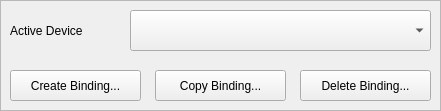
  <widget class="QFrame" name="device_binding_frame">
   <property name="geometry">
    <rect>
     <x>10</x>
     <y>480</y>
     <width>441</width>
     <height>111</height>
    </rect>
   </property>
   <property name="styleSheet">
    <string notr="true">border-color: rgb(0, 0, 255);</string>
   </property>
   <property name="frameShape">
    <enum>QFrame::StyledPanel</enum>
   </property>
   <property name="frameShadow">
    <enum>QFrame::Plain</enum>
   </property>
   <property name="lineWidth">
    <number>3</number>
   </property>
   <property name="midLineWidth">
    <number>0</number>
   </property>
   <widget class="QLabel" name="label_device_name">
    <property name="geometry">
     <rect>
      <x>10</x>
      <y>10</y>
      <width>111</width>
      <height>41</height>
     </rect>
    </property>
    <property name="font">
     <font>
      <family>Tahoma</family>
      <pointsize>9</pointsize>
     </font>
    </property>
    <property name="text">
     <string>Active Device</string>
    </property>
   </widget>
   <widget class="QComboBox" name="editor_devices">
    <property name="geometry">
     <rect>
      <x>130</x>
      <y>10</y>
      <width>301</width>
      <height>41</height>
     </rect>
    </property>
    <property name="sizePolicy">
     <sizepolicy hsizetype="Preferred" vsizetype="Fixed">
      <horstretch>0</horstretch>
      <verstretch>0</verstretch>
     </sizepolicy>
    </property>
    <property name="font">
     <font>
      <family>Tahoma</family>
      <pointsize>9</pointsize>
     </font>
    </property>
   </widget>
   <widget class="QPushButton" name="button_add">
    <property name="geometry">
     <rect>
      <x>10</x>
      <y>70</y>
      <width>131</width>
      <height>31</height>
     </rect>
    </property>
    <property name="font">
     <font>
      <family>Tahoma</family>
      <pointsize>9</pointsize>
     </font>
    </property>
    <property name="cursor">
     <cursorShape>PointingHandCursor</cursorShape>
    </property>
    <property name="text">
     <string>Create Binding...</string>
    </property>
   </widget>
   <widget class="QPushButton" name="button_remove">
    <property name="geometry">
     <rect>
      <x>300</x>
      <y>70</y>
      <width>131</width>
      <height>31</height>
     </rect>
    </property>
    <property name="font">
     <font>
      <family>Tahoma</family>
      <pointsize>9</pointsize>
     </font>
    </property>
    <property name="cursor">
     <cursorShape>PointingHandCursor</cursorShape>
    </property>
    <property name="text">
     <string>Delete Binding...</string>
    </property>
   </widget>
   <widget class="QPushButton" name="button_duplicate">
    <property name="geometry">
     <rect>
      <x>155</x>
      <y>70</y>
      <width>131</width>
      <height>31</height>
     </rect>
    </property>
    <property name="font">
     <font>
      <family>Tahoma</family>
      <pointsize>9</pointsize>
     </font>
    </property>
    <property name="cursor">
     <cursorShape>PointingHandCursor</cursorShape>
    </property>
    <property name="text">
     <string>Copy Binding...</string>
    </property>
   </widget>
  </widget>
